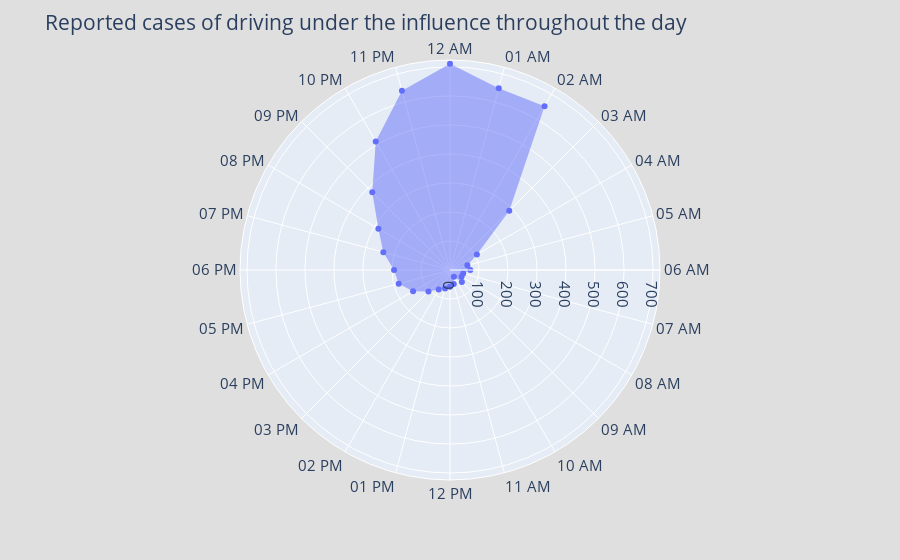

The notebook cell this image was saved under:
### Markdown cell above
### **Question 1.3:**  Finally, choose a different crime type and create a polar plot of its 24hour cycle (Week 2, Part 4). Again, don't forget to comment as you would in a figure text.

### Code cell
import plotly.express as px

crime_type = "DRIVING UNDER THE INFLUENCE"

reports_by_hour = report_data.query(f"Category == '{crime_type}'").value_counts("AM_PM_hours").reindex(hour_order).reset_index()
reports_by_hour.columns = ["Hour", "Reports"]

fig = px.scatter_polar(reports_by_hour, r="Reports", theta="Hour")

fig.update_traces(fill='toself')

fig.update_layout(
    title = "Reported cases of driving under the influence throughout the day",
    font_size = 15,
    paper_bgcolor = "rgb(223, 223, 223)"
    )

fig.show()

### Figure 1 — Plotly figure (JSON) as saved in the notebook; plotly's stock layout.template omitted (floating-point values rounded to 4 significant figures)
{"data": [{"fill": "toself", "hovertemplate": "Reports=%{r}<br>Hour=%{theta}<extra></extra>", "legendgroup": "", "marker": {"color": "#636efa", "symbol": "circle"}, "mode": "markers", "name": "", "r": [711, 649, 652, 289, 107, 62, 70, 47, 46, 58, 27, 50, 58, 66, 78, 105, 147, 183, 193, 238, 285, 379, 512, 640], "showlegend": false, "subplot": "polar", "theta": ["12 AM", "01 AM", "02 AM", "03 AM", "04 AM", "05 AM", "06 AM", "07 AM", "08 AM", "09 AM", "10 AM", "11 AM", "12 PM", "01 PM", "02 PM", "03 PM", "04 PM", "05 PM", "06 PM", "07 PM", "08 PM", "09 PM", "10 PM", "11 PM"], "type": "scatterpolar"}], "layout": {"font": {"size": 15}, "legend": {"tracegroupgap": 0}, "margin": {"t": 60}, "paper_bgcolor": "rgb(223, 223, 223)", "polar": {"angularaxis": {"direction": "clockwise", "rotation": 90}, "domain": {"x": [0, 1], "y": [0, 1]}}, "title": {"text": "Reported cases of driving under the influence throughout the day"}}}
